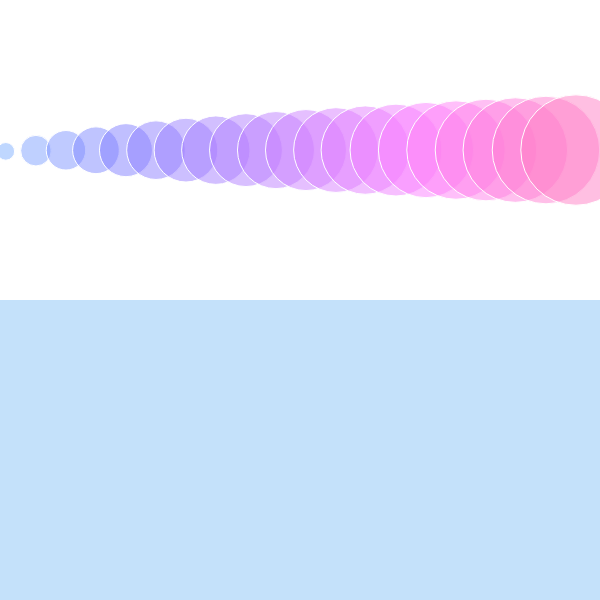
Frame 1 (no input)
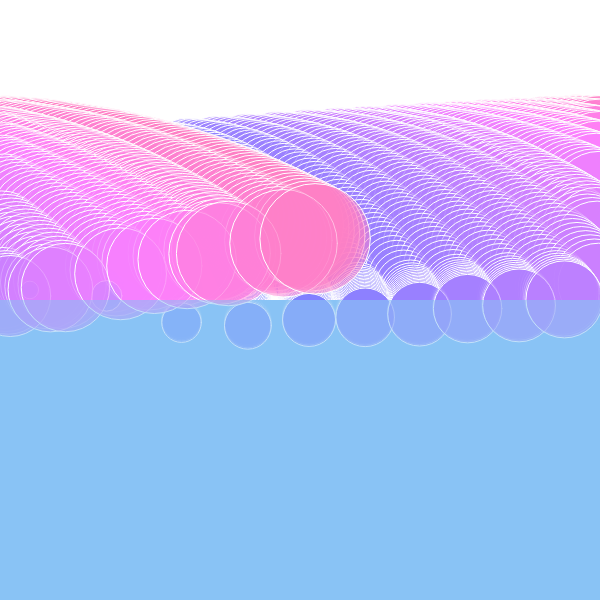
Frame 60 (no input)
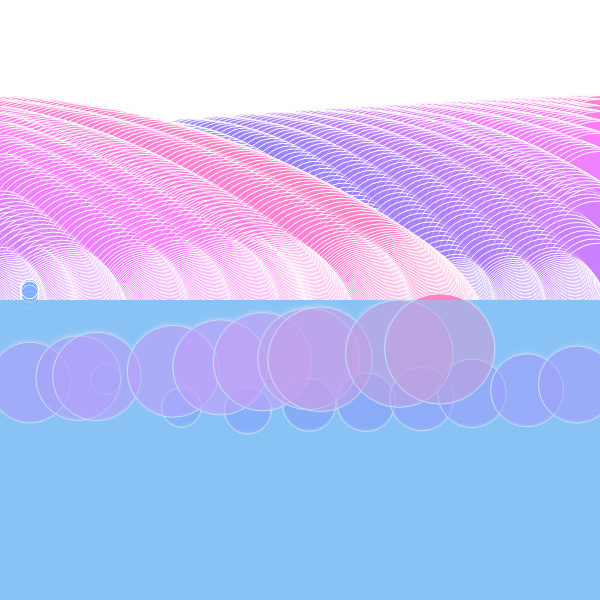
Frame 120 (the mouse pressed at the canvas centre since frame 60)

The p5.js sketch that drew these frames (run headless with seeded random() and noise() and a simulated clock; from frame 60 on, the mouse is pressed at the canvas centre):

// p5.js sketch
// ── sketch.js
let dotArray = [];
let numberDots = 20;

let gravConstant = 0.001;
let downGravity;
let wind;

function setup() {
    createCanvas(600, 600);
    colorMode(HSB);

    downGravity = createVector(0, 1);
    wind = createVector(-2, 0);

    for (let i = 0; i < numberDots; i++) {
        let x = map(i, 0, numberDots, 0, width);
        let y = height / 4;
        dotArray.push(new Dot(x, y, i + 0.5));

    }

    background(0, 0, 100);

}

function draw() {
    background(0, 0, 100, 0, 0.5);

    strokeWeight(1);
    stroke('white');

    for (let dot of dotArray) {
        dot.update();
        dot.show();
    }

    strokeWeight(0);
    fill(208, 44, 96, 0.5);
    rect(0, height / 2, width, height);
}
// ── dot.js
class Dot {
    constructor(x, y, index) {
        this.pos = createVector(x, y);
        this.vel = createVector(random(5), 0);
        this.acc = createVector(5, 0);

        this.index = index;

        this.hue = map(this.index, 0, numberDots, 215, 330);

        this.mass = this.index;

        this.radius = sqrt(this.mass) * 5;
    }

    wrap() {
        this.pos.x = (this.pos.x + width) % width;
        this.pos.y = (this.pos.y + height) % height;
    }

    addForce(force) {
        let forceWithMass = p5.Vector.div(force, this.mass);
        this.acc.add(forceWithMass);
    }

    gravityOtherDots() {
        for (let dot of dotArray) {
            if (dot !== this) {
                let vectorToOther = p5.Vector.sub(dot.pos, this.pos);
                let dist = vectorToOther.mag();
                let gForce = (gravConstant * this.mass * dot.mass) / dist * dist;

                vectorToOther.normalize();
                vectorToOther.mult(gForce);
                vectorToOther.mult(-2);
                dot.addForce(vectorToOther);
            }
        }
    }

    waterDrag() {
        let dragConstant = -0.5;
        let dragForce = this.vel.mag() * this.vel.mag() * dragConstant;
        let drag = p5.Vector.normalize(this.vel);
        drag.mult(dragForce);
        this.addForce(drag);
    }

    update() {
        this.addForce(downGravity);
        //this.gravityOtherDots();

        if (this.pos.y + this.radius > height / 2) {
            this.waterDrag();
        }

        this.vel.add(this.acc);
        this.vel.limit(6);
        this.pos.add(this.vel);

        this.wrap();

        this.acc.mult(0);
    }

    show() {
        push();

        //noStroke();
        //strokeWeight(1);
        //stroke('white');

        translate(this.pos.x, this.pos.y);
        fill(this.hue, 50, 100, 0.5);

        ellipse(0, 0, this.radius * 5);

        pop();
    }
}
